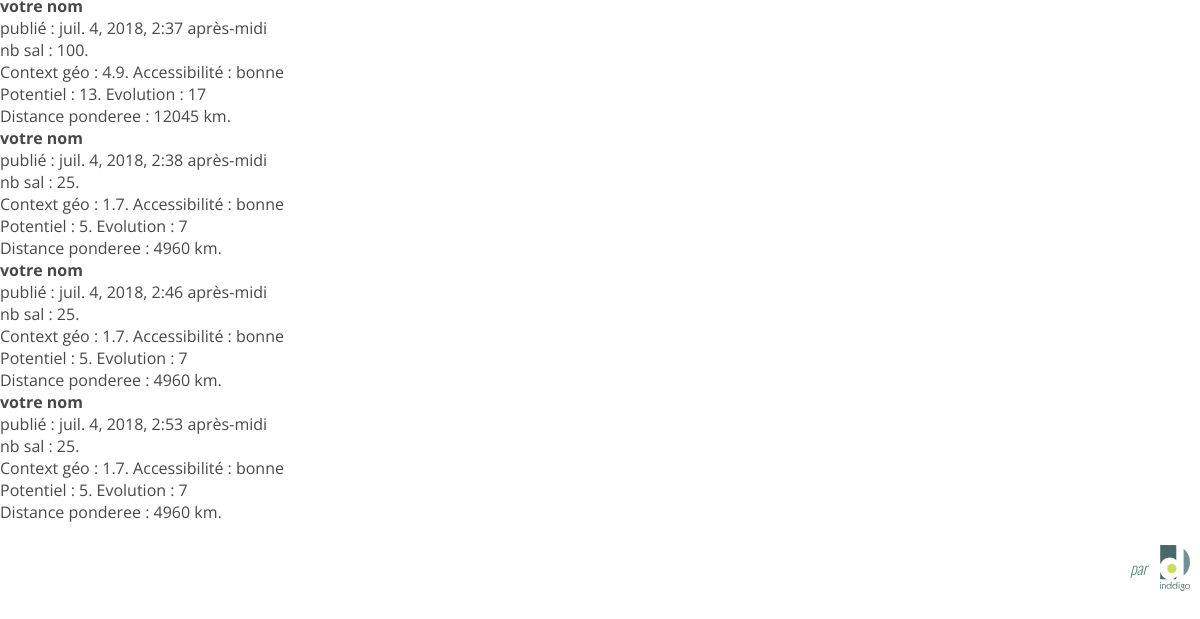
Before: /player/liste/ (lower part) with the older database file.
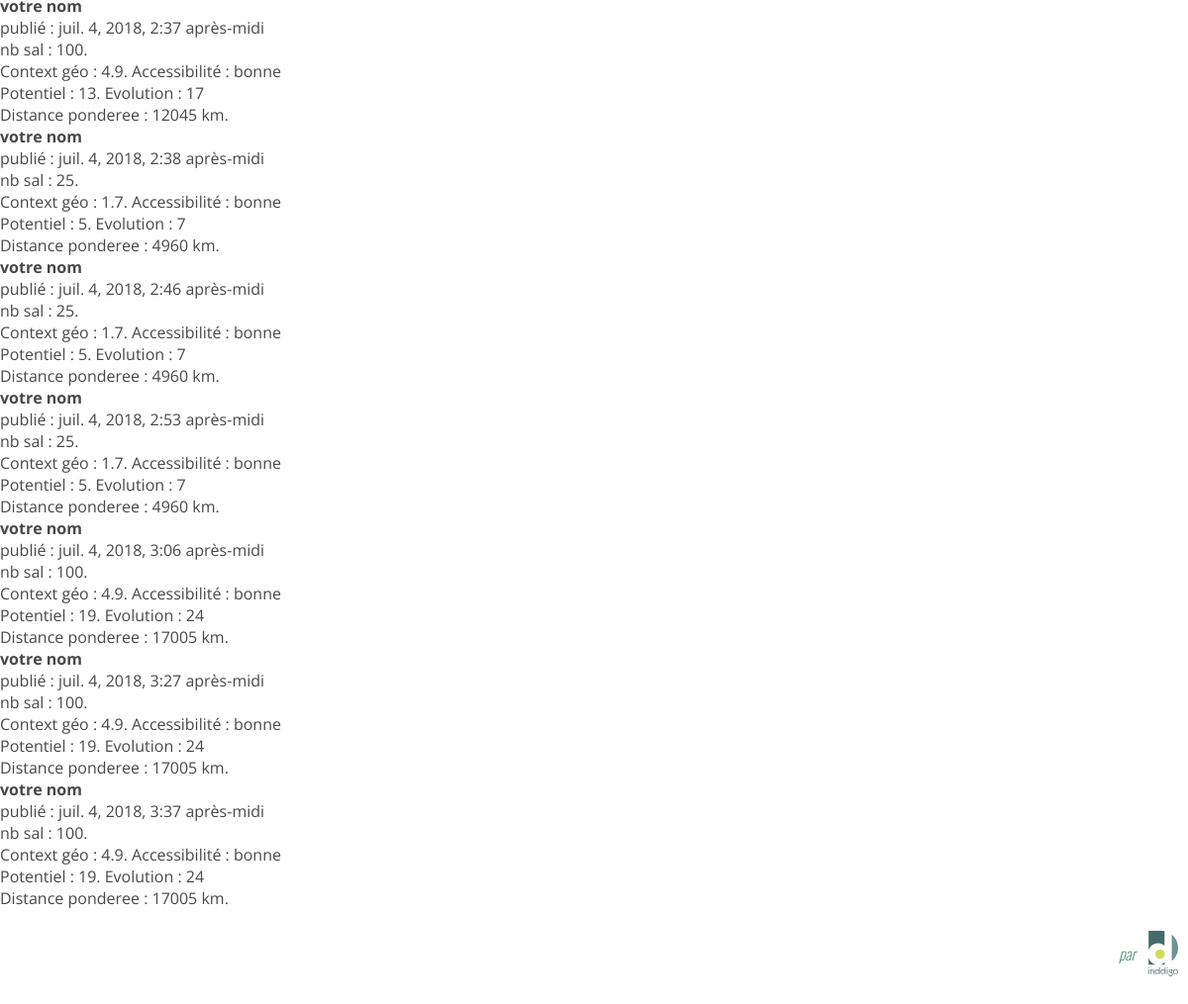
After: the same page with the newer database file.
### velo/models.py (models this page shows, shortened)
class Player(models.Model):
    CTX_GEO_LIB = ((4.9, 'Centre ville ou urbain'),(1.7, 'Périurbain'),(1.5, 'Rural'),(2.2, 'Moyenne nationale'),) # suprimer moyenne nationale
    ACC_LIB = (('bonne','bonne' ),('moyenne','moyenne'),('mauvaise','mauvaise'))
    FREQF_LIB = ((5, 'moins de 1 jour'),(15, '1 jour'),(35, '2 jours'),(65, '3 jours'),(80, '4 jours'),(100, '5 jours'),)
    MG1=((2, 'Réticent'),(25, 'Non sensibilisé'),(45, 'Sensibilisé'),(75, 'Motivé'),(100, 'Impliqué et acteur'),)
    MG2=((10, 'Réfractaire aux vélos'),(25, 'Sensibilisé mais pas confiant'),(45, 'Usager ponctuel pour le loisir'),(75, 'Usager quotidien'),(100, 'Cycliste expert'),)
    MG3=((10, 'Inexistant'),(50, 'En réflexion'),(100, 'Actif'),)
    MG4=((10, 'Aucune action envisagée'),(50, 'Actions vélos en réflexion'),(100, 'Actions vélos mises en place'),)
    PCY=((3, 'Moins de 5 %'),(20,'Environ un quart'),(55, 'Environ la moitié'),(80,'Plus de la moitié'),(50,'Ne sais pas estimer'))
    entrep = models.CharField(default = 'votre entreprise', max_length=250,verbose_name = "Le nom de votre entreprise",)
    nom = models.CharField(default = 'votre nom', max_length=250,verbose_name = "votre nom",)
    ville = models.CharField(max_length=250,verbose_name = "Votre ville",)
    nbsal = models.PositiveIntegerField(verbose_name = "Nombre de salariés",)
    pccycliste = models.PositiveIntegerField(choices=PCY,verbose_name = "NPourcentages cyclistes", default = '50',)
    freq = 65
    dist = models.IntegerField(default = 3, verbose_name = "Distance Domicile travail moyenne des cyclistes de votre entreprise",)
    access = models.CharField(default='Bonne',choices=ACC_LIB,verbose_name = "Accessibilite du site",max_length=10)
    ctxgeolib = models.FloatField(choices=CTX_GEO_LIB,default='Centre-ville',verbose_name = "Contexte geographique")
    g1 = models.IntegerField(choices=MG1,verbose_name = "Motivation de la direction de l’entreprise")
    g2 = models.IntegerField(choices=MG2,verbose_name = "Motivation des salariés")
    g3 = models.IntegerField(choices=MG3,verbose_name = "Etat d'avancement du PDE")
    g4 = models.IntegerField(choices=MG4,verbose_name = "Actions vélo", default=50)
    published_date = models.DateTimeField(blank=True, null=True)
    def score(self):
        if self.ctxgeolib == '4.9':
            self.notegeo = 100
        elif self.ctxgeolib == '1.7':
            self.notegeo = 50
        elif self.ctxgeolib == '1.5':
            self.notegeo = 10
        else:
            self.notegeo = 65
        if self.access == "bonne":
            self.noteacces = 100
        elif self.access == "moyenne":
            self.noteacces = 50
        else:
            self.noteacces = 10
        self.notefreq = self.freq
        self.moy = ((self.notegeo + self.noteacces + self.notefreq +  self.g1 + self.g2 + self.g3 +self.g4 )/700) #+ self.g4
        return self.moy
    def pvelo(self):
        pm = 34.177*self.score()-2.4684
        self.reusite =(self.nbsal /100 * pm)
        return ceil(self.reusite)
    def paccess(self):
        if self.access == "bonne":
            self.pa = self.freq/100
        elif self.access == "moyenne":
            self.pa = self.freq/100*0.8
        else:
            self.pa = self.freq/100*0.6
        return self.pa
    def evocycliste(self):
        self.evocycl = self.pvelo()*(1+0.25)
        self.evocycl = ceil(self.evocycl)
        return self.evocycl
    def evoarp(self):
        self.evoarp = self.evocycliste()*218*self.paccess()
        self.evoarp = ceil(self.evoarp)
        return self.evoarp
    def distanced(self):
        if self.ctxgeolib == '4.9':
            self.distance = 3 * self.evoarp()
        elif self.ctxgeolib == '1.7':
            self.distance = 4 * self.evoarp()
        elif self.ctxgeolib == '1.5':
            self.distance = 4 * self.evoarp()
        else:
            self.distance = 5 * self.evoarp()
        return self.distance

### velo/views.py (the view)
# urls.py: url(r'^player/liste/$', views.listeplayers, name='listeplayers'),
def listeplayers(request):
	players = Player.objects.filter().order_by('published_date')
	return render(request,'velo/listeplayers.html',{'players':players})

### velo/templates/velo/listeplayers.html
{% extends 'velo/index.html' %}
{% block content %}
	{% for player in players %}
		<div class="post">
	    	<h1><a href="{% url 'detailsplayer' pk=player.pk %}">{{player.nom}}</a></h1>
	    	<div class = "date">publié : {{ player.published_date}}</div>
			<p>nb sal : {{ player.nbsal}}.</p>
			<p>Context géo : {{ player.ctxgeolib}}. Accessibilité  : {{ player.access}}</p>
			<p>Potentiel : {{player.pvelo}}. Evolution : {{player.evocycliste}}</p>
			<p>Distance ponderee : {{player.distanced}} km.</p>
		</div>
	{% endfor %}
{% endblock %}

Changed rows visible on the page:
added Player: nom "votre nom", published_date "juil. 4, 2018, 3:06 après-midi", nbsal "100", ctxgeolib "4.9", access "bonne", pvelo "19", evocycliste "24", distanced "17005"
added Player: nom "votre nom", published_date "juil. 4, 2018, 3:27 après-midi", nbsal "100", ctxgeolib "4.9", access "bonne", pvelo "19", evocycliste "24", distanced "17005"
added Player: nom "votre nom", published_date "juil. 4, 2018, 3:37 après-midi", nbsal "100", ctxgeolib "4.9", access "bonne", pvelo "19", evocycliste "24", distanced "17005"
